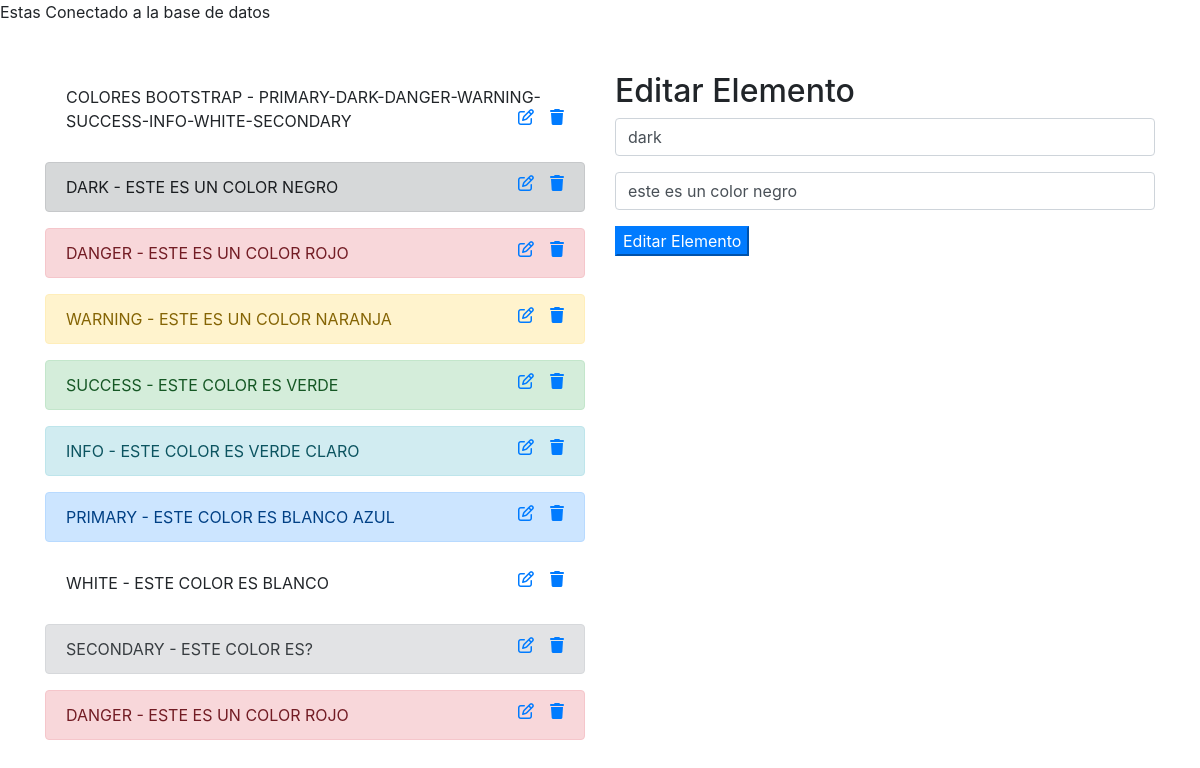
The page /index.php?id=32 on the database its author committed.
### tables this page shows
CREATE TABLE `yt_colores` (
  `id` int(11) NOT NULL,
  `color` varchar(255) NOT NULL,
  `descripcion` varchar(255) NOT NULL
);

### index.php (the view, shortened to what this page needs)
<?php
 include_once('inc/conexion.php');
$cnx_leer = 'SELECT * FROM yt_colores';
$jver = $mbd->prepare($cnx_leer);
$jver->execute();
$resultado = $jver->fetchAll();
   if($_GET){
        $id = $_GET['id'];
        $cnx_unico = 'SELECT * FROM yt_colores WHERE id=?';
        $junico = $mbd->prepare($cnx_unico);
        $junico->execute(array($id));
        $resultado_unico = $junico->fetch();
}
?>
<!doctype html>
<html lang="es">
  <head>
    <link rel="stylesheet" href="https://stackpath.bootstrapcdn.com/bootstrap/4.4.1/css/bootstrap.min.css">
  </head>
  <body>
    <div class="container mt-5">
      <div class="row">
        <div class="col-md-6">
          <?php foreach ($resultado as $dato): ?>
         <div class="alert alert-<?php echo $dato['color'] ?> text-uppercase"
         role="alert">
           <?php echo $dato['color'] ?>
           -
           <?php echo $dato['descripcion'] ?>
           <a href="borrar.php?id=<?php echo $dato['id'] ?>" class = "float-right ml-3"  ><i class="fas fa-trash"></i></a>
           <a href="index.php?id=<?php echo $dato['id']  ?>" class="float-right"><i class="far fa-edit"></i></a>
          </div>
            <?php endforeach ?>
        </div>
        <div class="col-md-6">
        <?php if($_GET): ?>
          <h2>Editar Elemento</h2>
          <form method="GET" action="editarindex.php">
            <input type="text" class="form-control" name="color" value="<?php echo $resultado_unico['color'] ?>">
            <input type="text" class="form-control mt-3" name="descripcion" value="<?php echo $resultado_unico['descripcion'] ?>">
            <button class="btn- btn-primary mt-3">Editar Elemento</button>
          </form>
        <?php endif ?>
        </div>
      </div>
    </div>
  </body>
</html>

### rows shown on the page
yt_colores: color "COLORES BOOTSTRAP", descripcion "PRIMARY-DARK-DANGER-WARNING-SUCCESS-INFO-WHITE-SECONDARY"
yt_colores: color "DARK", descripcion "ESTE ES UN COLOR NEGRO", color "dark", descripcion "este es un color negro"
yt_colores: color "DANGER", descripcion "ESTE ES UN COLOR ROJO"
yt_colores: color "WARNING", descripcion "ESTE ES UN COLOR NARANJA"
yt_colores: color "SUCCESS", descripcion "ESTE COLOR ES VERDE"
yt_colores: color "INFO", descripcion "ESTE COLOR ES VERDE CLARO"
yt_colores: color "PRIMARY", descripcion "ESTE COLOR ES BLANCO AZUL"
yt_colores: color "WHITE", descripcion "ESTE COLOR ES BLANCO"
yt_colores: color "SECONDARY", descripcion "ESTE COLOR ES?"
yt_colores: color "DANGER", descripcion "ESTE ES UN COLOR ROJO"
